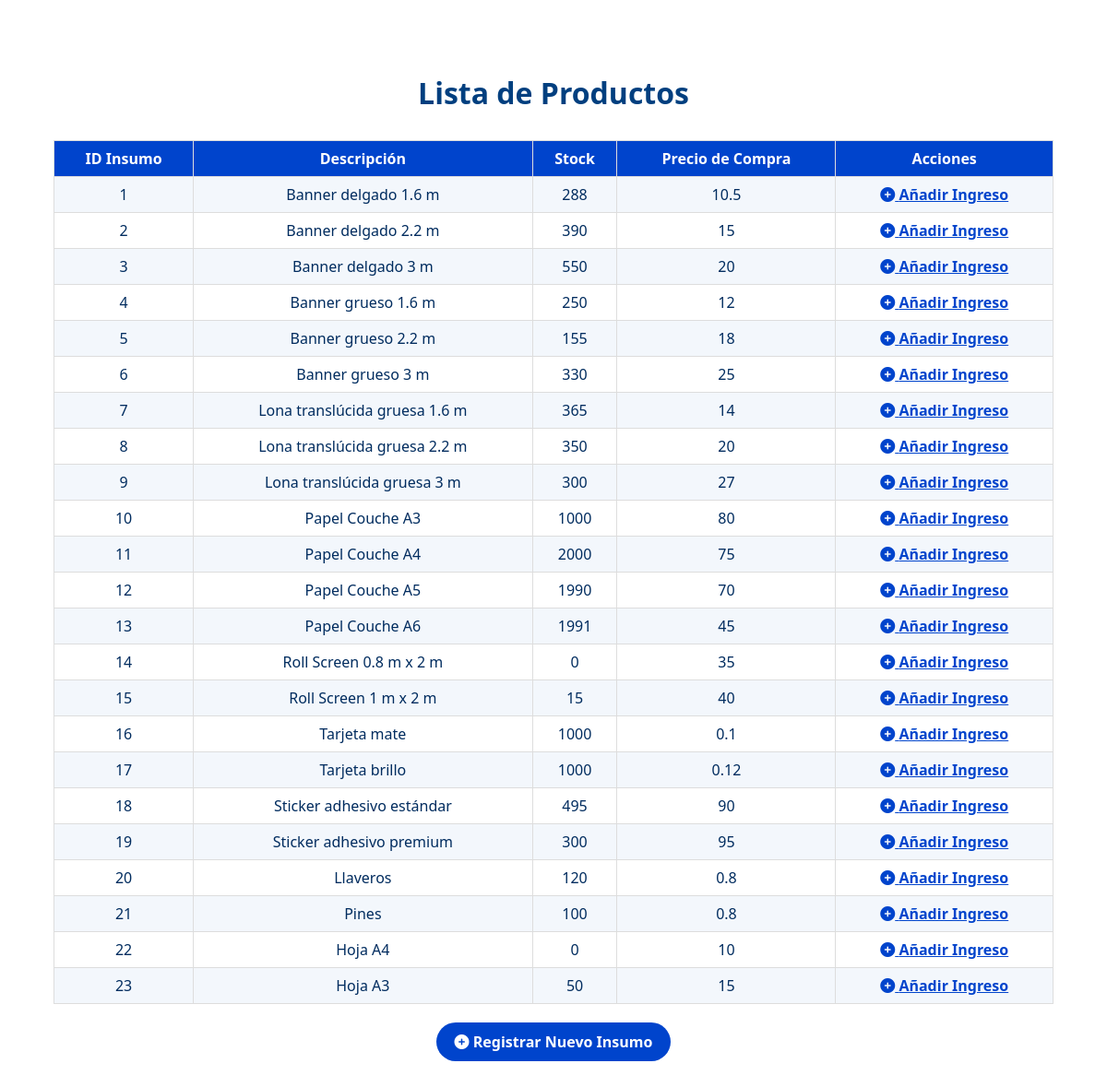
The app's page /vistas/registrar_ingreso.php with its own data.
### tables this page shows
CREATE TABLE `insumo` (
  `id_insumo` int(11) NOT NULL,
  `descripcion` varchar(150) DEFAULT NULL,
  `stock` int(11) DEFAULT NULL,
  `precio_compra` float DEFAULT NULL,
  `id_proveedor` int(11) DEFAULT NULL
);

### controladores/InsumoControlador.php (called while the page is built, shortened)
<?php
require_once __DIR__ . '/../config/conexion.php';
require_once __DIR__ . '/../modelos/ClsInsumo.php';
class InsumoControlador {
    private $insumo;
    public function __construct() {
        $baseDeDatos = new BaseDeDatos();
        $this->conexion = $baseDeDatos->obtenerConexion();
        $this->insumo = new ClsInsumo($this->conexion);
    }
    public function listarInsumos() {
        return $this->insumo->obtenerInsumos();
    }
}
?>

### config/conexion.php (called while the page is built, shortened)
<?php
class BaseDeDatos {
    private $host = "mysql";
    private $puerto = "3306";
    private $nombre_bd = "bdimprenta";
    private $usuario = "root";
    private $contrasena = "";
    public function obtenerConexion() {
        $this->conexion = null;
        try {
            $this->conexion = new PDO("mysql:host=" . $this->host . ";port=" . $this->puerto . ";dbname=" . $this->nombre_bd, $this->usuario, $this->contrasena);
            $this->conexion->setAttribute(PDO::ATTR_ERRMODE, PDO::ERRMODE_EXCEPTION);
        } catch(PDOException $excepcion) {
            echo "Error de conexión: " . $excepcion->getMessage();
        }
        return $this->conexion;
    }
}
?>

### modelos/ClsInsumo.php (called while the page is built, shortened)
<?php
class ClsInsumo {
    private $conexion;
    public function __construct($conexion) {
        $this->conexion = $conexion;
    }
    public function obtenerInsumos() {
        $query = "SELECT id_insumo, descripcion, stock, precio_compra FROM insumo";
        $stmt = $this->conexion->prepare($query);
        $stmt->execute();
        return $stmt->fetchAll(PDO::FETCH_ASSOC);
    }
}
?>

### vistas/registrar_ingreso.php (the view, shortened to what this page needs)
<?php
require_once '../controladores/InsumoControlador.php';
$insumoControlador = new InsumoControlador();
$insumos = $insumoControlador->listarInsumos();
?>
<!DOCTYPE html>
<html lang="es">
<head>
    <link rel="stylesheet" href="https://cdnjs.cloudflare.com/ajax/libs/font-awesome/6.0.0-beta3/css/all.min.css">
</head>
<body>
    <div class="productos-container">
        <div class="container">
            <h1>Lista de Productos</h1>
            <table class="table">
                <thead>
                    <tr>
                        <th>ID Insumo</th>
                        <th>Descripción</th>
                        <th>Stock</th>
                        <th>Precio de Compra</th>
                        <th>Acciones</th>
                    </tr>
                </thead>
                <tbody>
                    <?php if ($insumos): ?>
                        <?php foreach ($insumos as $insumo): ?>
                            <tr>
                                <td><?= htmlspecialchars($insumo['id_insumo']); ?></td>
                                <td><?= htmlspecialchars($insumo['descripcion']); ?></td>
                                <td><?= htmlspecialchars($insumo['stock']); ?></td>
                                <td><?= htmlspecialchars($insumo['precio_compra']); ?></td>
                                <td>
                                    <a href="ingreso.php?id_insumo=<?= htmlspecialchars($insumo['id_insumo']); ?>" class="action-link">
                                        <i class="fas fa-plus-circle"></i> Añadir Ingreso
                                    </a>
                                </td>
                            </tr>
                        <?php endforeach; ?>
                    <?php else: ?>
                        <tr>
                            <td colspan="5">No hay insumos disponibles.</td>
                        </tr>
                    <?php endif; ?>
                </tbody>
            </table>
            <div class="buttons-container">
                <a href="/proyecto/softprint/vistas/nuevo_insumo.php" class="button">
                    <i class="fas fa-plus-circle"></i> Registrar Nuevo Insumo
                </a>
            </div>
        </div>
    </div>
</body>
</html>

### vistas/registrar_ingreso.php (style rules this page uses)
.productos-container { font-family: 'Segoe UI', Tahoma, Geneva, Verdana, sans-serif; color: #002c5f; min-height: 100vh; display: flex; align-items: center; justify-content: center; padding: 20px; }
.productos-container .container { background: white; padding: 30px; width: 100%; }
.productos-container h1 { color: #003f7f; text-align: center; margin-bottom: 30px; }
.productos-container .table { width: 100%; border-collapse: collapse; margin-bottom: 20px; }
.productos-container .table th, .productos-container .table td { border: 1px solid #ddd; padding: 8px; text-align: center; }
.productos-container .table th { background-color: #0044cc; color: white; }
.productos-container .table tbody tr:nth-child(odd) { background-color: #f3f7fc; }
.productos-container .action-link { color: #0044cc; font-weight: bold; }
.productos-container .buttons-container { display: flex; justify-content: center; gap: 10px; margin-top: 20px; }
.productos-container .button { background-color: #0044cc; color: white; border: none; padding: 10px 20px; border-radius: 50px; text-decoration: none; font-weight: bold; display: inline-block; text-align: center; }

### records on screen
insumo: id_insumo "1", descripcion "Banner delgado 1.6 m", stock "288", precio_compra "10.5"
insumo: id_insumo "2", descripcion "Banner delgado 2.2 m", stock "390", precio_compra "15"
insumo: id_insumo "3", descripcion "Banner delgado 3 m", stock "550", precio_compra "20"
insumo: id_insumo "4", descripcion "Banner grueso 1.6 m", stock "250", precio_compra "12"
insumo: id_insumo "5", descripcion "Banner grueso 2.2 m", stock "155", precio_compra "18"
insumo: id_insumo "6", descripcion "Banner grueso 3 m", stock "330", precio_compra "25"
insumo: id_insumo "7", descripcion "Lona translúcida gruesa 1.6 m", stock "365", precio_compra "14"
insumo: id_insumo "8", descripcion "Lona translúcida gruesa 2.2 m", stock "350", precio_compra "20"
insumo: id_insumo "9", descripcion "Lona translúcida gruesa 3 m", stock "300", precio_compra "27"
insumo: id_insumo "10", descripcion "Papel Couche A3", stock "1000", precio_compra "80"
insumo: id_insumo "11", descripcion "Papel Couche A4", stock "2000", precio_compra "75"
insumo: id_insumo "12", descripcion "Papel Couche A5", stock "1990", precio_compra "70"
insumo: id_insumo "13", descripcion "Papel Couche A6", stock "1991", precio_compra "45"
insumo: id_insumo "14", descripcion "Roll Screen 0.8 m x 2 m", stock "0", precio_compra "35"
insumo: id_insumo "15", descripcion "Roll Screen 1 m x 2 m", stock "15", precio_compra "40"
insumo: id_insumo "16", descripcion "Tarjeta mate", stock "1000", precio_compra "0.1"
insumo: id_insumo "17", descripcion "Tarjeta brillo", stock "1000", precio_compra "0.12"
insumo: id_insumo "18", descripcion "Sticker adhesivo estándar", stock "495", precio_compra "90"
insumo: id_insumo "19", descripcion "Sticker adhesivo premium", stock "300", precio_compra "95"
insumo: id_insumo "20", descripcion "Llaveros", stock "120", precio_compra "0.8"
insumo: id_insumo "21", descripcion "Pines", stock "100", precio_compra "0.8"
insumo: id_insumo "22", descripcion "Hoja A4", stock "0", precio_compra "10"
insumo: id_insumo "23", descripcion "Hoja A3", stock "50", precio_compra "15"
